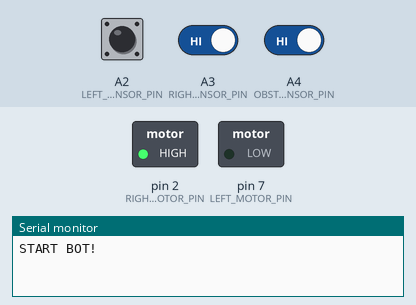
Simulated run of this sketch. Board: Arduino Uno, built with avr-gcc and run on an emulated ATmega328P. On the bench: switched loads named in the sketch (green lamp = pin HIGH), the last lines printed to the serial monitor. The test bench sets the inputs (shaded band); at power-on: A4 (OBSTACLE_SENSOR_PIN) HIGH, A2 (LEFT_SENSOR_PIN) HIGH, A3 (RIGHT_SENSOR_PIN) HIGH.

Above: at 7.2 s.
7.3 s: A4 (OBSTACLE_SENSOR_PIN) driven LOW
At 8.5 s:
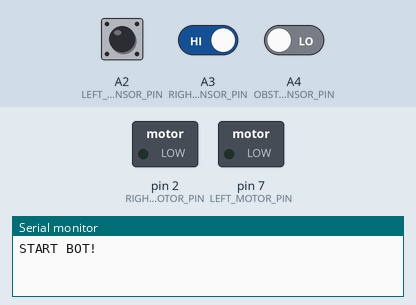
8.8 s: A2 (LEFT_SENSOR_PIN) driven LOW
10.7 s: A4 (OBSTACLE_SENSOR_PIN) driven HIGH
At 11.9 s:
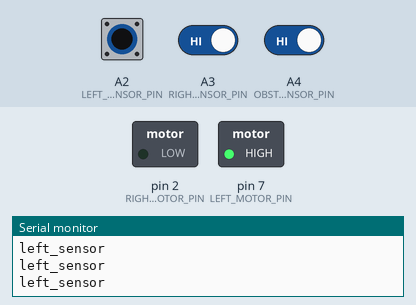
13.7 s: A2 (LEFT_SENSOR_PIN) driven HIGH and A3 (RIGHT_SENSOR_PIN) driven LOW
At 14.3 s:
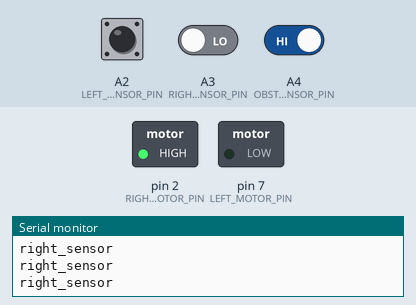
15.6 s: A2 (LEFT_SENSOR_PIN) pulsed LOW 2 times (0.12 s each, 0.3 s apart)
Timing chart, 0 to 18.6 s (numbered marks = the images above; inputs shaded):
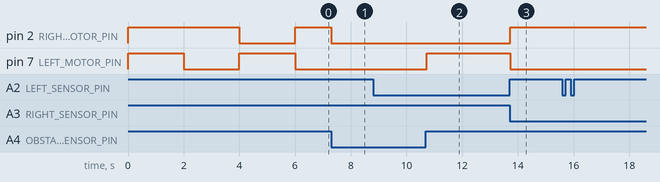

Measured:
- after the input at 7.3 s, pin 2 (RIGHT_MOTOR_PIN): HIGH → LOW at once
- after the input at 10.7 s, pin 7 (LEFT_MOTOR_PIN): LOW → HIGH at once
- after the input at 13.7 s, pin 2 (RIGHT_MOTOR_PIN): LOW → HIGH at once; pin 7 (LEFT_MOTOR_PIN): HIGH → LOW at once

The sketch:

LineFollower2SensoresSTOP_ULN2803.ino
```cpp
//sensores
#define LEFT_SENSOR_PIN A2
#define RIGHT_SENSOR_PIN A3
#define OBSTACLE_SENSOR_PIN A4

//motores
#define LEFT_MOTOR_PIN 7
#define RIGHT_MOTOR_PIN 2

#define BLACK  0
#define WHITE  1

void LEFT (void);
void RIGHT(void);
void STOP (void);

short left_sensor;
short right_sensor;
short obstacle;

void setup()
{

  pinMode(LEFT_SENSOR_PIN,INPUT_PULLUP);
  pinMode(RIGHT_SENSOR_PIN,INPUT_PULLUP);
  pinMode(OBSTACLE_SENSOR_PIN,INPUT_PULLUP);


  pinMode(LEFT_MOTOR_PIN,OUTPUT);
  pinMode(RIGHT_MOTOR_PIN,OUTPUT);

  Serial.begin(9600);
  while (!Serial);
  FORWARD();
  delay(2000);
  LEFT ();
  delay(2000);
  RIGHT();
  delay(2000);


  Serial.println("START BOT!");

}

void readSensors() {
    left_sensor = digitalRead(LEFT_SENSOR_PIN);
    right_sensor = digitalRead(RIGHT_SENSOR_PIN);
    obstacle = digitalRead(OBSTACLE_SENSOR_PIN);

}


//0 = expectedRight
//1 = expectedLeft
//2 = nothing
int expected = 0;

void loop()
{
    readSensors();

    if (left_sensor == BLACK && right_sensor == WHITE){
        Serial.println("left_sensor");
        expected = 1;
    } else if (left_sensor == WHITE && right_sensor == BLACK)  {
        Serial.println("right_sensor");
        expected = 0;
    }

    if (obstacle == 0    ) {
      STOP();
    } else if (expected == 1) {
      RIGHT();
    } else if (expected == 0) {
      LEFT();
    }

}

void FORWARD() {
   digitalWrite(LEFT_MOTOR_PIN, HIGH);
   digitalWrite(RIGHT_MOTOR_PIN, HIGH);
}

void RIGHT (void)
{
    digitalWrite(LEFT_MOTOR_PIN, HIGH);
    digitalWrite(RIGHT_MOTOR_PIN,LOW);
}
void LEFT (void)
{
    digitalWrite(LEFT_MOTOR_PIN, LOW);
    digitalWrite(RIGHT_MOTOR_PIN, HIGH);
}
void STOP (void)
{
    digitalWrite(LEFT_MOTOR_PIN, LOW);
    digitalWrite(RIGHT_MOTOR_PIN, LOW);
}
```
